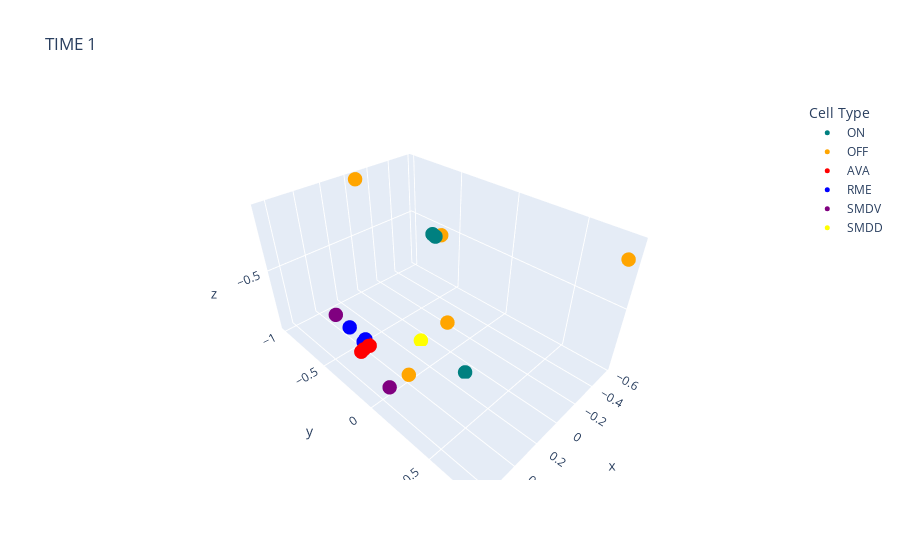
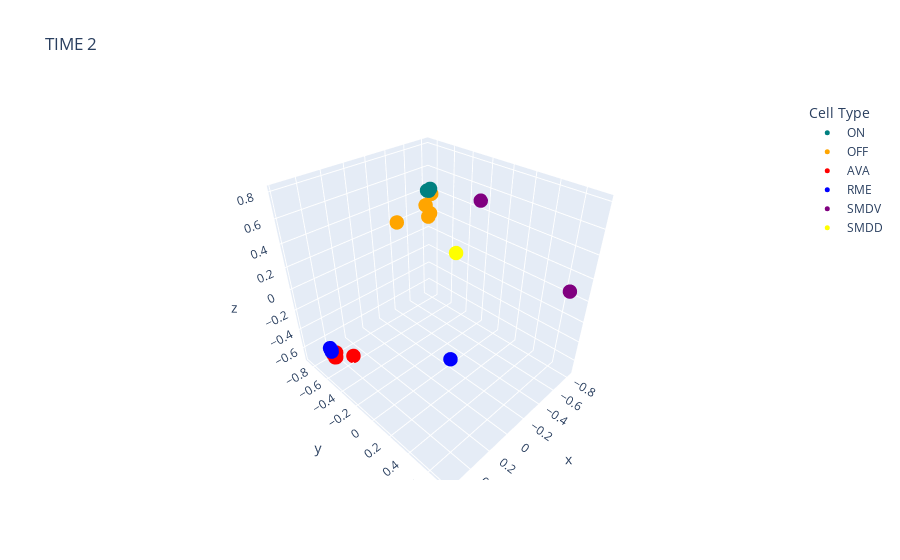
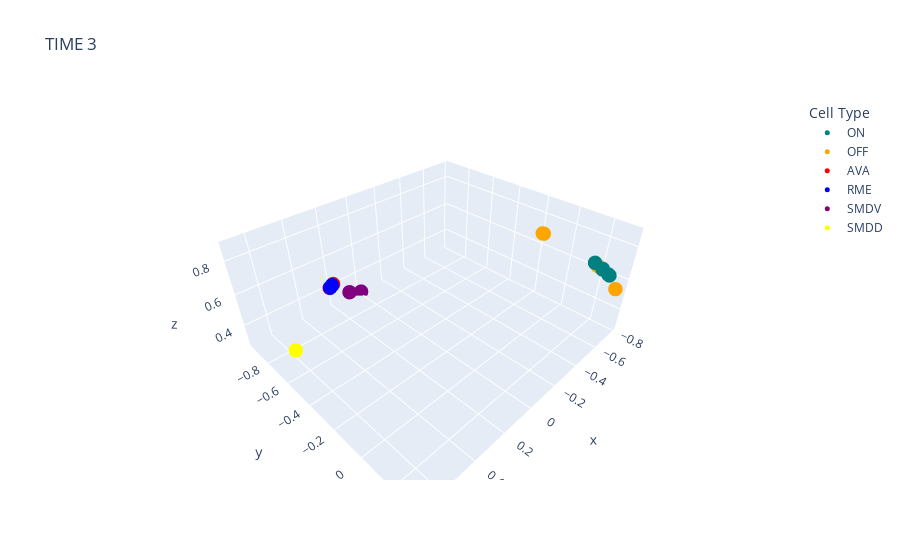
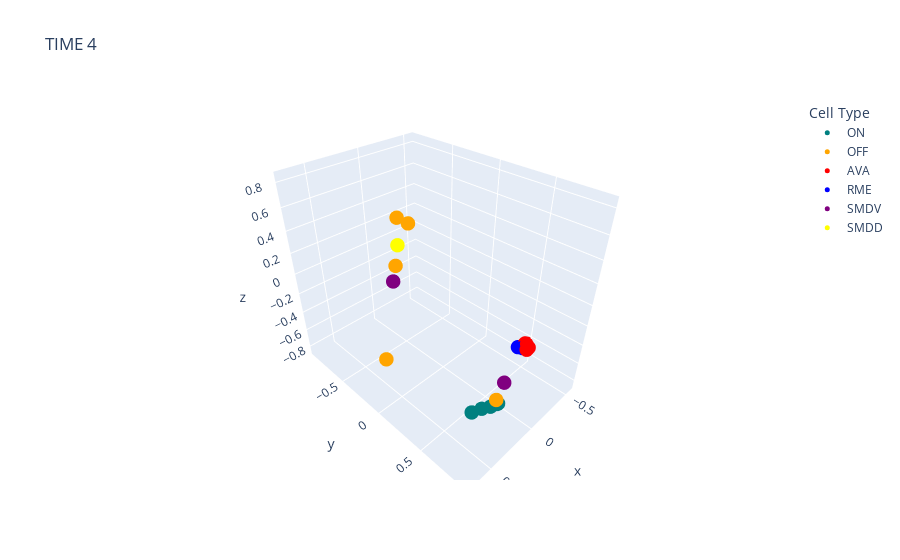

Notebook source saved alongside these figures, in order:
### Code cell
color_map = {
    'ON': 'teal',
    'OFF': 'orange',
    'AVA': 'red',
    'RME': 'blue',
    'SMDV': 'purple',
    'SMDD': 'yellow'
}

# Extract the main label (e.g., 'ON', 'OFF') from 'cluster labels' to apply the color mapping
hyperbolic_df['main_label'] = hyperbolic_df['cluster labels'].str.split('_').str[0]
hyperbolic_df['color'] = hyperbolic_df['main_label'].map(color_map)

def plot_group(dataframe, label_suffixes, title):
    # Filter the DataFrame for rows where 'cluster labels' ends with any of the specified suffixes
    filtered_df = dataframe[dataframe['cluster labels'].str.endswith(tuple(label_suffixes))]
    
    # Create a 3D scatter plot for the filtered data, using `main_label` for color mapping
    fig = px.scatter_3d(
        filtered_df, 
        x='x', 
        y='y', 
        z='z', 
        color='main_label',  # Use main_label to determine color in the legend
        color_discrete_map=color_map,  # Use color_map for consistent colors
        title=title
    )
    fig.update_traces(marker=dict(size=5))
    fig.update_layout(legend_title_text='Cell Type')
    fig.show()

# Plotting specific groups with multiple suffixes
plot_group(hyperbolic_df, ['1_0', '2_0', '3_0', '4_0', '5_0'], 'TIME 1')
plot_group(hyperbolic_df, ['1_1', '2_1', '3_1', '4_1', '5_1'], 'TIME 2')
plot_group(hyperbolic_df, ['1_2', '2_2', '3_2', '4_2', '5_2'], 'TIME 3')
plot_group(hyperbolic_df, ['1_3', '2_3', '3_3', '4_3', '5_3'], 'TIME 4')
plot_group(hyperbolic_df, ['1_4', '2_4', '3_4', '4_4', '5_4'], 'TIME 5')
plot_group(hyperbolic_df, ['1_5', '2_5', '3_5', '4_5', '5_5'], 'TIME 6')

### Figure 1 — Plotly figure (JSON) as saved in the notebook; plotly's stock layout.template omitted (floating-point values rounded to 4 significant figures)
{"data": [{"hovertemplate": "main_label=ON<br>x=%{x}<br>y=%{y}<br>z=%{z}<extra></extra>", "legendgroup": "ON", "marker": {"color": "teal", "size": 5, "symbol": "circle"}, "mode": "markers", "name": "ON", "scene": "scene", "showlegend": true, "type": "scatter3d", "x": [-0.5068, -0.5005, -0.4965, -0.5059, 0.09731], "y": [-0.6572, -0.6714, -0.6791, -0.657, 0.2194], "z": [-0.5474, -0.5385, -0.5317, -0.5488, -0.9666]}, {"hovertemplate": "main_label=OFF<br>x=%{x}<br>y=%{y}<br>z=%{z}<extra></extra>", "legendgroup": "OFF", "marker": {"color": "orange", "size": 5, "symbol": "circle"}, "mode": "markers", "name": "OFF", "scene": "scene", "showlegend": true, "type": "scatter3d", "x": [-0.04845, -0.1768, 0.4067, -0.5451, -0.5776], "y": [-0.9922, -0.2029, 0.02454, -0.632, 0.793], "z": [-0.04722, -0.9566, -0.906, -0.5419, -0.1609]}, {"hovertemplate": "main_label=AVA<br>x=%{x}<br>y=%{y}<br>z=%{z}<extra></extra>", "legendgroup": "AVA", "marker": {"color": "red", "size": 5, "symbol": "circle"}, "mode": "markers", "name": "AVA", "scene": "scene", "showlegend": true, "type": "scatter3d", "x": [0.4671, 0.4599, 0.4679, 0.5264, 0.5609], "y": [-0.3017, -0.2884, -0.2873, -0.2602, -0.2366], "z": [-0.821, -0.8302, -0.8258, -0.8005, -0.7824]}, {"hovertemplate": "main_label=RME<br>x=%{x}<br>y=%{y}<br>z=%{z}<extra></extra>", "legendgroup": "RME", "marker": {"color": "blue", "size": 5, "symbol": "circle"}, "mode": "markers", "name": "RME", "scene": "scene", "showlegend": true, "type": "scatter3d", "x": [0.4739, 0.4784, 0.4508, 0.4989, 0.4797], "y": [-0.3194, -0.3244, -0.3426, -0.4341, -0.3156], "z": [-0.8124, -0.8082, -0.8149, -0.7395, -0.8108]}, {"hovertemplate": "main_label=SMDV<br>x=%{x}<br>y=%{y}<br>z=%{z}<extra></extra>", "legendgroup": "SMDV", "marker": {"color": "purple", "size": 5, "symbol": "circle"}, "mode": "markers", "name": "SMDV", "scene": "scene", "showlegend": true, "type": "scatter3d", "x": [0.6508, 0.5384], "y": [0.1445, -0.5143], "z": [-0.74, -0.659]}, {"hovertemplate": "main_label=SMDD<br>x=%{x}<br>y=%{y}<br>z=%{z}<extra></extra>", "legendgroup": "SMDD", "marker": {"color": "yellow", "size": 5, "symbol": "circle"}, "mode": "markers", "name": "SMDD", "scene": "scene", "showlegend": true, "type": "scatter3d", "x": [0.08584], "y": [-0.2075], "z": [-0.9693]}], "layout": {"legend": {"title": {"text": "Cell Type"}, "tracegroupgap": 0}, "scene": {"domain": {"x": [0, 1], "y": [0, 1]}, "xaxis": {"title": {"text": "x"}}, "yaxis": {"title": {"text": "y"}}, "zaxis": {"title": {"text": "z"}}}, "title": {"text": "TIME 1"}}}

### Figure 2 — Plotly figure (JSON) as saved in the notebook; plotly's stock layout.template omitted (floating-point values rounded to 4 significant figures)
{"data": [{"hovertemplate": "main_label=ON<br>x=%{x}<br>y=%{y}<br>z=%{z}<extra></extra>", "legendgroup": "ON", "marker": {"color": "teal", "size": 5, "symbol": "circle"}, "mode": "markers", "name": "ON", "scene": "scene", "showlegend": true, "type": "scatter3d", "x": [-0.5632, -0.5689, -0.5737, -0.5611, -0.5687], "y": [-0.6069, -0.5926, -0.6014, -0.6097, -0.5819], "z": [0.5508, 0.5599, 0.5465, 0.55, 0.5702]}, {"hovertemplate": "main_label=OFF<br>x=%{x}<br>y=%{y}<br>z=%{z}<extra></extra>", "legendgroup": "OFF", "marker": {"color": "orange", "size": 5, "symbol": "circle"}, "mode": "markers", "name": "OFF", "scene": "scene", "showlegend": true, "type": "scatter3d", "x": [-0.6136, -0.438, -0.6637, -0.6039, -0.6597], "y": [-0.6847, -0.8665, -0.6827, -0.6053, -0.7014], "z": [0.3792, 0.2152, 0.2887, 0.5094, 0.251]}, {"hovertemplate": "main_label=AVA<br>x=%{x}<br>y=%{y}<br>z=%{z}<extra></extra>", "legendgroup": "AVA", "marker": {"color": "red", "size": 5, "symbol": "circle"}, "mode": "markers", "name": "AVA", "scene": "scene", "showlegend": true, "type": "scatter3d", "x": [0.4858, 0.461, 0.4963, 0.4956, 0.3211], "y": [-0.6246, -0.6579, -0.6452, -0.6237, -0.6274], "z": [-0.6004, -0.586, -0.5717, -0.5943, -0.6976]}, {"hovertemplate": "main_label=RME<br>x=%{x}<br>y=%{y}<br>z=%{z}<extra></extra>", "legendgroup": "RME", "marker": {"color": "blue", "size": 5, "symbol": "circle"}, "mode": "markers", "name": "RME", "scene": "scene", "showlegend": true, "type": "scatter3d", "x": [0.4986, 0.4968, 0.496, 0.5709, 0.4943], "y": [-0.6602, -0.6761, -0.6812, 0.7349, -0.6662], "z": [-0.5527, -0.5348, -0.5293, 0.3572, -0.5491]}, {"hovertemplate": "main_label=SMDV<br>x=%{x}<br>y=%{y}<br>z=%{z}<extra></extra>", "legendgroup": "SMDV", "marker": {"color": "purple", "size": 5, "symbol": "circle"}, "mode": "markers", "name": "SMDV", "scene": "scene", "showlegend": true, "type": "scatter3d", "x": [-0.8276, -0.6598], "y": [-0.2619, 0.7256], "z": [0.4877, 0.1674]}, {"hovertemplate": "main_label=SMDD<br>x=%{x}<br>y=%{y}<br>z=%{z}<extra></extra>", "legendgroup": "SMDD", "marker": {"color": "yellow", "size": 5, "symbol": "circle"}, "mode": "markers", "name": "SMDD", "scene": "scene", "showlegend": true, "type": "scatter3d", "x": [0.3065], "y": [0.5134], "z": [0.797]}], "layout": {"legend": {"title": {"text": "Cell Type"}, "tracegroupgap": 0}, "scene": {"domain": {"x": [0, 1], "y": [0, 1]}, "xaxis": {"title": {"text": "x"}}, "yaxis": {"title": {"text": "y"}}, "zaxis": {"title": {"text": "z"}}}, "title": {"text": "TIME 2"}}}

### Figure 3 — Plotly figure (JSON) as saved in the notebook; plotly's stock layout.template omitted (floating-point values rounded to 4 significant figures)
{"data": [{"hovertemplate": "main_label=ON<br>x=%{x}<br>y=%{y}<br>z=%{z}<extra></extra>", "legendgroup": "ON", "marker": {"color": "teal", "size": 5, "symbol": "circle"}, "mode": "markers", "name": "ON", "scene": "scene", "showlegend": true, "type": "scatter3d", "x": [-0.6635, -0.6642, -0.648, -0.6635, -0.6359], "y": [0.2968, 0.2606, 0.2207, 0.3028, 0.2718], "z": [0.6776, 0.6917, 0.7216, 0.6748, 0.7134]}, {"hovertemplate": "main_label=OFF<br>x=%{x}<br>y=%{y}<br>z=%{z}<extra></extra>", "legendgroup": "OFF", "marker": {"color": "orange", "size": 5, "symbol": "circle"}, "mode": "markers", "name": "OFF", "scene": "scene", "showlegend": true, "type": "scatter3d", "x": [-0.6783, -0.7722, -0.4558, -0.6808, -0.4511], "y": [0.2348, 0.3116, 0.01342, 0.2228, 0.01029], "z": [0.689, 0.5404, 0.8838, 0.6905, 0.886]}, {"hovertemplate": "main_label=AVA<br>x=%{x}<br>y=%{y}<br>z=%{z}<extra></extra>", "legendgroup": "AVA", "marker": {"color": "red", "size": 5, "symbol": "circle"}, "mode": "markers", "name": "AVA", "scene": "scene", "showlegend": true, "type": "scatter3d", "x": [0.3662, 0.3508, 0.3498, 0.3681, 0.3654], "y": [-0.6765, -0.6798, -0.6742, -0.681, -0.6856], "z": [0.6272, 0.6333, 0.6395, 0.6213, 0.6182]}, {"hovertemplate": "main_label=RME<br>x=%{x}<br>y=%{y}<br>z=%{z}<extra></extra>", "legendgroup": "RME", "marker": {"color": "blue", "size": 5, "symbol": "circle"}, "mode": "markers", "name": "RME", "scene": "scene", "showlegend": true, "type": "scatter3d", "x": [0.3661, 0.3649, 0.3714, 0.3638, 0.3615], "y": [-0.6673, -0.6661, -0.6701, -0.6609, -0.6656], "z": [0.6369, 0.6386, 0.63, 0.6456, 0.6412]}, {"hovertemplate": "main_label=SMDV<br>x=%{x}<br>y=%{y}<br>z=%{z}<extra></extra>", "legendgroup": "SMDV", "marker": {"color": "purple", "size": 5, "symbol": "circle"}, "mode": "markers", "name": "SMDV", "scene": "scene", "showlegend": true, "type": "scatter3d", "x": [0.0003714, 0.09929], "y": [-0.9559, -0.9327], "z": [0.2745, 0.3317]}, {"hovertemplate": "main_label=SMDD<br>x=%{x}<br>y=%{y}<br>z=%{z}<extra></extra>", "legendgroup": "SMDD", "marker": {"color": "yellow", "size": 5, "symbol": "circle"}, "mode": "markers", "name": "SMDD", "scene": "scene", "showlegend": true, "type": "scatter3d", "x": [0.6822], "y": [-0.5236], "z": [0.4996]}], "layout": {"legend": {"title": {"text": "Cell Type"}, "tracegroupgap": 0}, "scene": {"domain": {"x": [0, 1], "y": [0, 1]}, "xaxis": {"title": {"text": "x"}}, "yaxis": {"title": {"text": "y"}}, "zaxis": {"title": {"text": "z"}}}, "title": {"text": "TIME 3"}}}

### Figure 4 — Plotly figure (JSON) as saved in the notebook; plotly's stock layout.template omitted (floating-point values rounded to 4 significant figures)
{"data": [{"hovertemplate": "main_label=ON<br>x=%{x}<br>y=%{y}<br>z=%{z}<extra></extra>", "legendgroup": "ON", "marker": {"color": "teal", "size": 5, "symbol": "circle"}, "mode": "markers", "name": "ON", "scene": "scene", "showlegend": true, "type": "scatter3d", "x": [0.2264, 0.2838, 0.3936, 0.221, 0.4045], "y": [0.7746, 0.7594, 0.762, 0.7805, 0.6823], "z": [-0.5801, -0.5753, -0.5043, -0.5743, -0.6024]}, {"hovertemplate": "main_label=OFF<br>x=%{x}<br>y=%{y}<br>z=%{z}<extra></extra>", "legendgroup": "OFF", "marker": {"color": "orange", "size": 5, "symbol": "circle"}, "mode": "markers", "name": "OFF", "scene": "scene", "showlegend": true, "type": "scatter3d", "x": [0.7126, 0.3374, 0.5407, 0.3579, 0.5307], "y": [0.279, -0.4006, 0.1049, 0.8535, 0.1973], "z": [0.6333, -0.8455, 0.8281, -0.366, 0.8188]}, {"hovertemplate": "main_label=AVA<br>x=%{x}<br>y=%{y}<br>z=%{z}<extra></extra>", "legendgroup": "AVA", "marker": {"color": "red", "size": 5, "symbol": "circle"}, "mode": "markers", "name": "AVA", "scene": "scene", "showlegend": true, "type": "scatter3d", "x": [-0.555, -0.5259, -0.5084, -0.5638, -0.56], "y": [0.4763, 0.5321, 0.5265, 0.4691, 0.4916], "z": [-0.6735, -0.6561, -0.6746, -0.6715, -0.6592]}, {"hovertemplate": "main_label=RME<br>x=%{x}<br>y=%{y}<br>z=%{z}<extra></extra>", "legendgroup": "RME", "marker": {"color": "blue", "size": 5, "symbol": "circle"}, "mode": "markers", "name": "RME", "scene": "scene", "showlegend": true, "type": "scatter3d", "x": [-0.5323, -0.5373, -0.5319, -0.5252, -0.5305], "y": [0.4848, 0.4699, 0.4202, 0.4725, 0.4768], "z": [-0.6865, -0.692, -0.727, -0.7004, -0.693]}, {"hovertemplate": "main_label=SMDV<br>x=%{x}<br>y=%{y}<br>z=%{z}<extra></extra>", "legendgroup": "SMDV", "marker": {"color": "purple", "size": 5, "symbol": "circle"}, "mode": "markers", "name": "SMDV", "scene": "scene", "showlegend": true, "type": "scatter3d", "x": [0.3739, -0.173], "y": [0.9122, -0.8689], "z": [-0.1389, -0.4555]}, {"hovertemplate": "main_label=SMDD<br>x=%{x}<br>y=%{y}<br>z=%{z}<extra></extra>", "legendgroup": "SMDD", "marker": {"color": "yellow", "size": 5, "symbol": "circle"}, "mode": "markers", "name": "SMDD", "scene": "scene", "showlegend": true, "type": "scatter3d", "x": [-0.3096], "y": [-0.9375], "z": [-0.1282]}], "layout": {"legend": {"title": {"text": "Cell Type"}, "tracegroupgap": 0}, "scene": {"domain": {"x": [0, 1], "y": [0, 1]}, "xaxis": {"title": {"text": "x"}}, "yaxis": {"title": {"text": "y"}}, "zaxis": {"title": {"text": "z"}}}, "title": {"text": "TIME 4"}}}
